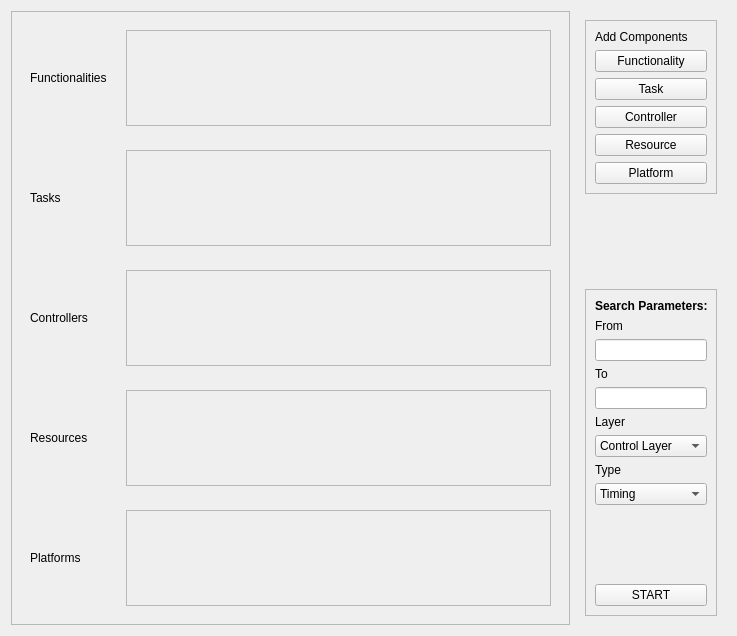
<?xml version="1.0" encoding="UTF-8"?>
<ui version="4.0">
 <class>prova_widget_2</class>
 <widget class="QWidget" name="prova_widget_2">
  <property name="geometry">
   <rect>
    <x>0</x>
    <y>0</y>
    <width>737</width>
    <height>636</height>
   </rect>
  </property>
  <property name="whatsThis">
   <string>&lt;html&gt;&lt;head/&gt;&lt;body&gt;&lt;p&gt;containerwidget&lt;/p&gt;&lt;/body&gt;&lt;/html&gt;</string>
  </property>
  <layout class="QHBoxLayout" name="horizontalLayout">
   <item>
    <widget class="QFrame" name="frame">
     <property name="whatsThis">
      <string>&lt;html&gt;&lt;head/&gt;&lt;body&gt;&lt;p&gt;leftframe&lt;/p&gt;&lt;/body&gt;&lt;/html&gt;</string>
     </property>
     <property name="frameShape">
      <enum>QFrame::StyledPanel</enum>
     </property>
     <property name="frameShadow">
      <enum>QFrame::Raised</enum>
     </property>
     <layout class="QVBoxLayout" name="verticalLayout_3">
      <item>
       <widget class="QWidget" name="widget_6" native="true">
        <property name="mouseTracking">
         <bool>true</bool>
        </property>
        <property name="acceptDrops">
         <bool>true</bool>
        </property>
        <property name="whatsThis">
         <string>&lt;html&gt;&lt;head/&gt;&lt;body&gt;&lt;p&gt;widgetfunc&lt;/p&gt;&lt;/body&gt;&lt;/html&gt;</string>
        </property>
        <layout class="QHBoxLayout" name="horizontalLayout_7">
         <item>
          <widget class="QLabel" name="label_6">
           <property name="minimumSize">
            <size>
             <width>90</width>
             <height>0</height>
            </size>
           </property>
           <property name="maximumSize">
            <size>
             <width>90</width>
             <height>30</height>
            </size>
           </property>
           <property name="whatsThis">
            <string>&lt;html&gt;&lt;head/&gt;&lt;body&gt;&lt;p&gt;funclabel&lt;/p&gt;&lt;/body&gt;&lt;/html&gt;</string>
           </property>
           <property name="text">
            <string>Functionalities</string>
           </property>
          </widget>
         </item>
         <item>
          <widget class="QScrollArea" name="funcscrollArea">
           <property name="whatsThis">
            <string>&lt;html&gt;&lt;head/&gt;&lt;body&gt;&lt;p&gt;funcscrollarea&lt;/p&gt;&lt;p&gt;&lt;br/&gt;&lt;/p&gt;&lt;/body&gt;&lt;/html&gt;</string>
           </property>
           <property name="widgetResizable">
            <bool>true</bool>
           </property>
           <widget class="QWidget" name="scrollAreaWidgetContents_2">
            <property name="geometry">
             <rect>
              <x>0</x>
              <y>0</y>
              <width>453</width>
              <height>106</height>
             </rect>
            </property>
            <property name="minimumSize">
             <size>
              <width>50</width>
              <height>50</height>
             </size>
            </property>
            <property name="whatsThis">
             <string>&lt;html&gt;&lt;head/&gt;&lt;body&gt;&lt;p&gt;funcscrollareacontents&lt;/p&gt;&lt;/body&gt;&lt;/html&gt;</string>
            </property>
           </widget>
          </widget>
         </item>
        </layout>
       </widget>
      </item>
      <item>
       <widget class="QWidget" name="widget_7" native="true">
        <property name="mouseTracking">
         <bool>true</bool>
        </property>
        <property name="acceptDrops">
         <bool>true</bool>
        </property>
        <property name="whatsThis">
         <string>frame6</string>
        </property>
        <layout class="QHBoxLayout" name="horizontalLayout_8">
         <item>
          <widget class="QLabel" name="label_7">
           <property name="minimumSize">
            <size>
             <width>90</width>
             <height>0</height>
            </size>
           </property>
           <property name="maximumSize">
            <size>
             <width>90</width>
             <height>30</height>
            </size>
           </property>
           <property name="text">
            <string>Tasks</string>
           </property>
          </widget>
         </item>
         <item>
          <widget class="QScrollArea" name="taskscrollArea_2">
           <property name="whatsThis">
            <string>&lt;html&gt;&lt;head/&gt;&lt;body&gt;&lt;p&gt;taskscrollarea&lt;/p&gt;&lt;/body&gt;&lt;/html&gt;</string>
           </property>
           <property name="widgetResizable">
            <bool>true</bool>
           </property>
           <widget class="QWidget" name="scrollAreaWidgetContents_3">
            <property name="geometry">
             <rect>
              <x>0</x>
              <y>0</y>
              <width>453</width>
              <height>105</height>
             </rect>
            </property>
            <property name="minimumSize">
             <size>
              <width>50</width>
              <height>50</height>
             </size>
            </property>
            <property name="whatsThis">
             <string>&lt;html&gt;&lt;head/&gt;&lt;body&gt;&lt;p&gt;taskscrollareacontents&lt;/p&gt;&lt;/body&gt;&lt;/html&gt;</string>
            </property>
           </widget>
          </widget>
         </item>
        </layout>
       </widget>
      </item>
      <item>
       <widget class="QWidget" name="widget_8" native="true">
        <property name="mouseTracking">
         <bool>true</bool>
        </property>
        <property name="acceptDrops">
         <bool>true</bool>
        </property>
        <property name="whatsThis">
         <string>frame6</string>
        </property>
        <layout class="QHBoxLayout" name="horizontalLayout_9">
         <item>
          <widget class="QLabel" name="label_8">
           <property name="minimumSize">
            <size>
             <width>90</width>
             <height>0</height>
            </size>
           </property>
           <property name="maximumSize">
            <size>
             <width>90</width>
             <height>30</height>
            </size>
           </property>
           <property name="text">
            <string>Controllers</string>
           </property>
          </widget>
         </item>
         <item>
          <widget class="QScrollArea" name="scrollArea_3">
           <property name="whatsThis">
            <string>&lt;html&gt;&lt;head/&gt;&lt;body&gt;&lt;p&gt;scrollarea&lt;/p&gt;&lt;/body&gt;&lt;/html&gt;</string>
           </property>
           <property name="widgetResizable">
            <bool>true</bool>
           </property>
           <widget class="QWidget" name="scrollAreaWidgetContents_4">
            <property name="geometry">
             <rect>
              <x>0</x>
              <y>0</y>
              <width>453</width>
              <height>106</height>
             </rect>
            </property>
            <property name="minimumSize">
             <size>
              <width>50</width>
              <height>50</height>
             </size>
            </property>
            <property name="whatsThis">
             <string>&lt;html&gt;&lt;head/&gt;&lt;body&gt;&lt;p&gt;scrollareacontents&lt;/p&gt;&lt;/body&gt;&lt;/html&gt;</string>
            </property>
           </widget>
          </widget>
         </item>
        </layout>
       </widget>
      </item>
      <item>
       <widget class="QWidget" name="widget_9" native="true">
        <property name="mouseTracking">
         <bool>true</bool>
        </property>
        <property name="acceptDrops">
         <bool>true</bool>
        </property>
        <property name="whatsThis">
         <string>frame6</string>
        </property>
        <layout class="QHBoxLayout" name="horizontalLayout_10">
         <item>
          <widget class="QLabel" name="label_9">
           <property name="minimumSize">
            <size>
             <width>90</width>
             <height>0</height>
            </size>
           </property>
           <property name="maximumSize">
            <size>
             <width>90</width>
             <height>30</height>
            </size>
           </property>
           <property name="text">
            <string>Resources</string>
           </property>
          </widget>
         </item>
         <item>
          <widget class="QScrollArea" name="scrollArea_4">
           <property name="whatsThis">
            <string>&lt;html&gt;&lt;head/&gt;&lt;body&gt;&lt;p&gt;scrollarea&lt;/p&gt;&lt;/body&gt;&lt;/html&gt;</string>
           </property>
           <property name="widgetResizable">
            <bool>true</bool>
           </property>
           <widget class="QWidget" name="scrollAreaWidgetContents_5">
            <property name="geometry">
             <rect>
              <x>0</x>
              <y>0</y>
              <width>453</width>
              <height>105</height>
             </rect>
            </property>
            <property name="minimumSize">
             <size>
              <width>50</width>
              <height>50</height>
             </size>
            </property>
            <property name="whatsThis">
             <string>&lt;html&gt;&lt;head/&gt;&lt;body&gt;&lt;p&gt;scrollareacontents&lt;/p&gt;&lt;/body&gt;&lt;/html&gt;</string>
            </property>
           </widget>
          </widget>
         </item>
        </layout>
       </widget>
      </item>
      <item>
       <widget class="QWidget" name="widget_10" native="true">
        <property name="mouseTracking">
         <bool>true</bool>
        </property>
        <property name="acceptDrops">
         <bool>true</bool>
        </property>
        <property name="whatsThis">
         <string>frame6</string>
        </property>
        <layout class="QHBoxLayout" name="horizontalLayout_11">
         <item>
          <widget class="QLabel" name="label_10">
           <property name="minimumSize">
            <size>
             <width>90</width>
             <height>0</height>
            </size>
           </property>
           <property name="maximumSize">
            <size>
             <width>90</width>
             <height>30</height>
            </size>
           </property>
           <property name="text">
            <string>Platforms</string>
           </property>
          </widget>
         </item>
         <item>
          <widget class="QScrollArea" name="platfscrollArea_5">
           <property name="whatsThis">
            <string>&lt;html&gt;&lt;head/&gt;&lt;body&gt;&lt;p&gt;platfscrollarea&lt;/p&gt;&lt;/body&gt;&lt;/html&gt;</string>
           </property>
           <property name="widgetResizable">
            <bool>true</bool>
           </property>
           <widget class="QWidget" name="scrollAreaWidgetContents_6">
            <property name="geometry">
             <rect>
              <x>0</x>
              <y>0</y>
              <width>453</width>
              <height>106</height>
             </rect>
            </property>
            <property name="minimumSize">
             <size>
              <width>50</width>
              <height>50</height>
             </size>
            </property>
            <property name="whatsThis">
             <string>&lt;html&gt;&lt;head/&gt;&lt;body&gt;&lt;p&gt;platfscrollareacontents&lt;/p&gt;&lt;/body&gt;&lt;/html&gt;</string>
            </property>
           </widget>
          </widget>
         </item>
        </layout>
       </widget>
      </item>
     </layout>
    </widget>
   </item>
   <item>
    <widget class="QFrame" name="frame">
     <property name="maximumSize">
      <size>
       <width>150</width>
       <height>16777215</height>
      </size>
     </property>
     <layout class="QVBoxLayout" name="verticalLayout_4">
      <item>
       <widget class="QFrame" name="frame_2">
        <property name="maximumSize">
         <size>
          <width>16777215</width>
          <height>300</height>
         </size>
        </property>
        <property name="frameShape">
         <enum>QFrame::StyledPanel</enum>
        </property>
        <property name="frameShadow">
         <enum>QFrame::Raised</enum>
        </property>
        <layout class="QVBoxLayout" name="verticalLayout">
         <item>
          <widget class="QLabel" name="label_11">
           <property name="maximumSize">
            <size>
             <width>100</width>
             <height>30</height>
            </size>
           </property>
           <property name="text">
            <string>Add Components</string>
           </property>
          </widget>
         </item>
         <item>
          <widget class="QPushButton" name="pushButton">
           <property name="text">
            <string>Functionality</string>
           </property>
          </widget>
         </item>
         <item>
          <widget class="QPushButton" name="pushButton_2">
           <property name="text">
            <string>Task</string>
           </property>
          </widget>
         </item>
         <item>
          <widget class="QPushButton" name="pushButton_3">
           <property name="text">
            <string>Controller</string>
           </property>
          </widget>
         </item>
         <item>
          <widget class="QPushButton" name="pushButton_4">
           <property name="text">
            <string>Resource</string>
           </property>
          </widget>
         </item>
         <item>
          <widget class="QPushButton" name="pushButton_5">
           <property name="text">
            <string>Platform</string>
           </property>
          </widget>
         </item>
        </layout>
        <zorder>pushButton</zorder>
        <zorder>pushButton_2</zorder>
        <zorder>pushButton_3</zorder>
        <zorder>pushButton_4</zorder>
        <zorder>pushButton_5</zorder>
        <zorder>label_11</zorder>
       </widget>
      </item>
      <item>
       <spacer name="verticalSpacer">
        <property name="orientation">
         <enum>Qt::Vertical</enum>
        </property>
        <property name="sizeHint" stdset="0">
         <size>
          <width>20</width>
          <height>90</height>
         </size>
        </property>
       </spacer>
      </item>
      <item>
       <widget class="QFrame" name="frame_3">
        <property name="frameShape">
         <enum>QFrame::StyledPanel</enum>
        </property>
        <property name="frameShadow">
         <enum>QFrame::Raised</enum>
        </property>
        <layout class="QVBoxLayout" name="verticalLayout_2">
         <item>
          <widget class="QLabel" name="label_16">
           <property name="maximumSize">
            <size>
             <width>200</width>
             <height>30</height>
            </size>
           </property>
           <property name="text">
            <string>&lt;html&gt;&lt;head/&gt;&lt;body&gt;&lt;p&gt;&lt;span style=&quot; font-weight:600;&quot;&gt;Search Parameters:&lt;/span&gt;&lt;/p&gt;&lt;/body&gt;&lt;/html&gt;</string>
           </property>
          </widget>
         </item>
         <item>
          <widget class="QLabel" name="label_12">
           <property name="maximumSize">
            <size>
             <width>40</width>
             <height>30</height>
            </size>
           </property>
           <property name="text">
            <string>From</string>
           </property>
          </widget>
         </item>
         <item>
          <widget class="QLineEdit" name="lineEdit"/>
         </item>
         <item>
          <widget class="QLabel" name="label_13">
           <property name="maximumSize">
            <size>
             <width>40</width>
             <height>30</height>
            </size>
           </property>
           <property name="text">
            <string>To</string>
           </property>
          </widget>
         </item>
         <item>
          <widget class="QLineEdit" name="lineEdit_2"/>
         </item>
         <item>
          <widget class="QLabel" name="label_14">
           <property name="maximumSize">
            <size>
             <width>40</width>
             <height>30</height>
            </size>
           </property>
           <property name="text">
            <string>Layer</string>
           </property>
          </widget>
         </item>
         <item>
          <widget class="QComboBox" name="comboBox">
           <item>
            <property name="text">
             <string>Control Layer</string>
            </property>
           </item>
           <item>
            <property name="text">
             <string>Resources Layer</string>
            </property>
           </item>
           <item>
            <property name="text">
             <string>Physical Layer</string>
            </property>
           </item>
          </widget>
         </item>
         <item>
          <widget class="QLabel" name="label_15">
           <property name="maximumSize">
            <size>
             <width>40</width>
             <height>30</height>
            </size>
           </property>
           <property name="text">
            <string>Type</string>
           </property>
          </widget>
         </item>
         <item>
          <widget class="QComboBox" name="comboBox_2">
           <item>
            <property name="text">
             <string>Timing</string>
            </property>
           </item>
          </widget>
         </item>
         <item>
          <spacer name="verticalSpacer_2">
           <property name="orientation">
            <enum>Qt::Vertical</enum>
           </property>
           <property name="sizeHint" stdset="0">
            <size>
             <width>20</width>
             <height>74</height>
            </size>
           </property>
          </spacer>
         </item>
         <item>
          <widget class="QPushButton" name="pushButton_6">
           <property name="text">
            <string>START</string>
           </property>
          </widget>
         </item>
        </layout>
       </widget>
      </item>
     </layout>
    </widget>
   </item>
  </layout>
 </widget>
 <resources/>
 <connections/>
</ui>
